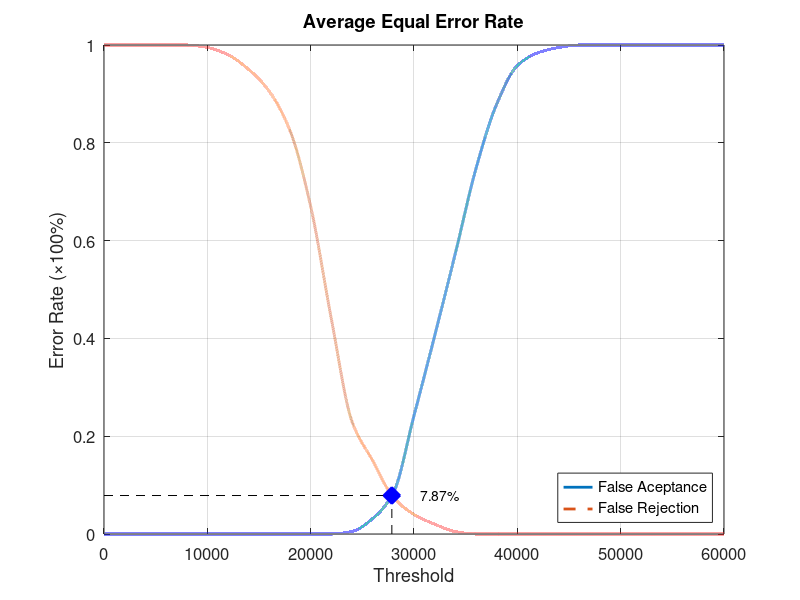
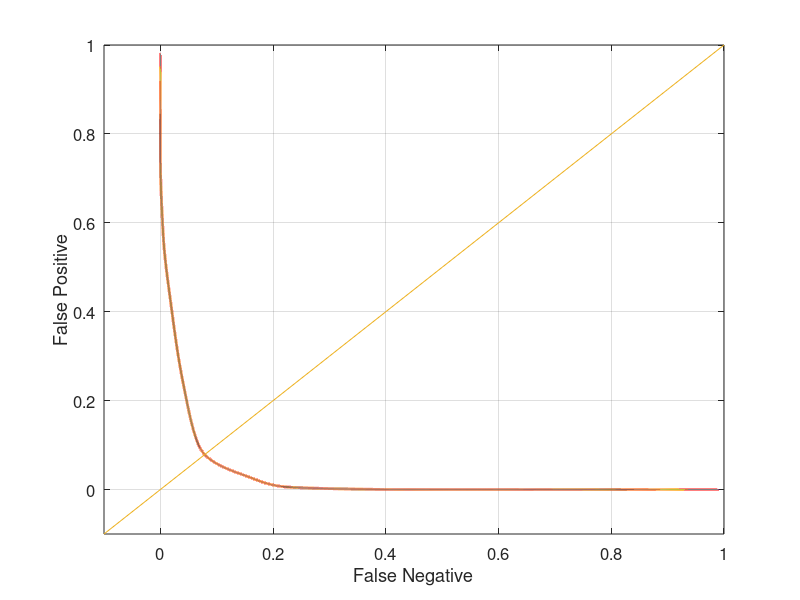

Write the MATLAB code that produced these figures, in order.
function yEER = Database3_2
close all;
clear;
clc;
x = 0:2000:60000;
xq = 0:0.5:60000;

y0 = [0 0 0 0 0 0 0 0 0 0 0 0 0.00526316 0.0315789 0.0842105 0.242105 0.405263 0.573684 0.747368 0.878947 0.957895 0.984211 0.994737 1 1 1 1 1 1 1 1];
yy0 = interp1(x, y0, xq, 'pchip');
y1 = [1 1 1 1 1 0.995 0.98 0.95 0.905 0.825 0.67 0.44 0.23 0.15 0.075 0.04 0.02 0.005 0 0 0 0 0 0 0 0 0 0 0 0 0];
yy1 = interp1(x, y1, xq, 'pchip');

% Calculating EER: 
y2 = abs(y0 - y1);
find(y2 == min(y2))
yy2 = abs(yy0 - yy1);
xEER = find(yy2 == min(yy2));
xEERIndex = xq(xEER) % X-axis EER
yEER = yy0(xEER) % Y-axis EER

main = figure
plot(xq, yy0,'-','LineWidth', 2);	hold on
plot(xq, yy1,'--','LineWidth', 2);	hold on
plot([xEERIndex xEERIndex], [0 yEER], 'k--');	hold on
plot([0 xEERIndex], [yEER yEER], 'k--');	hold on
plot(xEERIndex, yEER, 'bx', 'LineWidth', 10);	hold on
text(xEERIndex + 10 * xEERIndex / 100, yEER, [num2str(round((10000 * yEER)) / 100) '%'])
legend('False Aceptance', 'False Rejection', 'Location', 'SouthEast')
xlabel('Threshold')
ylabel('Error Rate (\times100%)')
title('Average Equal Error Rate')
set(gca, 'FontSize', 12)
axis([0 60000 0 1])
grid on

print(main, 'Database3_2Main', '-dpng');
FNRxFPR = figure('Color', [1 1 1]);
plot(yy1, yy0, '-', yy1, yy0, 'LineWidth', 2);
hold on
y = -0.1:0.1:1
plot(y, y); 
set(gca, 'FontSize', 12)
xlabel('False Negative')
ylabel('False Positive')
axis([-0.1 1 -0.1 1])
set(gca, 'FontSize', 12)
grid on

print(FNRxFPR, 'Database3_2FNRxFPR','-dpng');
end
